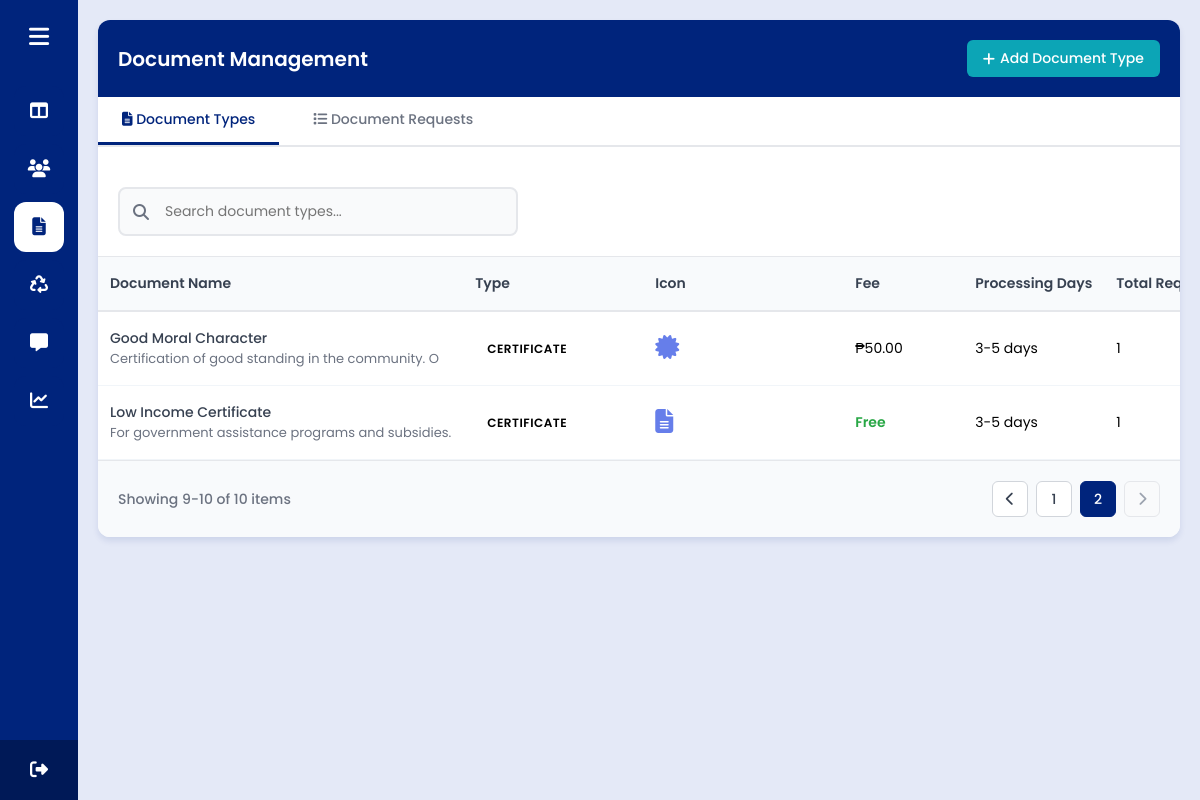
Screenshot of /admin/request_certificates.php?tab=types&page=2 (signed in) with the database file from the repository.
### tables this page shows
CREATE TABLE `document_types` (
  `id` int(11) NOT NULL,
  `name` varchar(100) NOT NULL,
  `type` enum('certificate','permit') NOT NULL,
  `description` text DEFAULT NULL,
  `icon` varchar(50) DEFAULT NULL,
  `processing_days` varchar(20) DEFAULT NULL,
  `fee` decimal(10,2) DEFAULT 0.00,
  `requirements` text DEFAULT NULL,
  `is_active` tinyint(1) DEFAULT 1,
  `created_at` timestamp NOT NULL DEFAULT current_timestamp()
);

### admin/request_certificates.php (the view, shortened to what the rows shown need)
<?php
require_once("../conn/conn.php");
$activeTab = isset($_GET['tab']) ? $_GET['tab'] : 'types';
$requestsPerPage = 8;
$currentPage = isset($_GET['page']) ? (int) $_GET['page'] : 1;
$currentPage = max(1, $currentPage);
$offset = ($currentPage - 1) * $requestsPerPage;
$requests = [];
$documentTypes = [];
if ($activeTab === 'requests') {
    try {
        $countStmt = $conn->prepare("SELECT COUNT(*) as total FROM document_requests dr");
        $countStmt->execute();
        $totalRequests = $countStmt->get_result()->fetch_assoc()['total'];
        $stmt = $conn->prepare("
            SELECT
                dr.*,
                dt.name as document_name,
                dt.icon,
                dt.type as document_type,
                dt.fee,
                dt.processing_days,
                u.first_name,
                u.middle_name,
                u.last_name,
                u.email,
                u.contact_number,
                u.image as user_image
            FROM document_requests dr
            INNER JOIN document_types dt ON dr.document_type_id = dt.id
            INNER JOIN user u ON dr.user_id = u.id
            ORDER BY dr.submitted_date DESC
            LIMIT ? OFFSET ?
        ");
        $stmt->bind_param("ii", $requestsPerPage, $offset);
        $stmt->execute();
        $result = $stmt->get_result();
        while ($row = $result->fetch_assoc()) {
            $requests[] = $row;
        }
    } catch (Exception $e) {
        die("Error fetching requests: " . $e->getMessage());
    }
    $stats = [
        'total' => 0,
        'pending' => 0,
        'processing' => 0,
        'approved' => 0,
        'ready' => 0,
        'completed' => 0,
        'rejected' => 0,
        'cancelled' => 0
    ];
    try {
        $statsStmt = $conn->query("
            SELECT
                COUNT(*) as total,
                SUM(CASE WHEN status = 'pending' THEN 1 ELSE 0 END) as pending,
                SUM(CASE WHEN status = 'processing' THEN 1 ELSE 0 END) as processing,
                SUM(CASE WHEN status = 'approved' THEN 1 ELSE 0 END) as approved,
                SUM(CASE WHEN status = 'ready' THEN 1 ELSE 0 END) as ready,
                SUM(CASE WHEN status = 'completed' THEN 1 ELSE 0 END) as completed,
                SUM(CASE WHEN status = 'rejected' THEN 1 ELSE 0 END) as rejected,
                SUM(CASE WHEN status = 'cancelled' THEN 1 ELSE 0 END) as cancelled
            FROM document_requests
        ");
        $stats = $statsStmt->fetch_assoc();
    } catch (Exception $e) {
    }
} else {
    try {
        $stmt = $conn->prepare("
            SELECT
                dt.*,
                COUNT(dr.id) as request_count
            FROM document_types dt
            LEFT JOIN document_requests dr ON dt.id = dr.document_type_id
            GROUP BY dt.id
            ORDER BY dt.name ASC
            LIMIT ? OFFSET ?
        ");
        $stmt->bind_param("ii", $requestsPerPage, $offset);
        $stmt->execute();
        $result = $stmt->get_result();
        while ($row = $result->fetch_assoc()) {
            $documentTypes[] = $row;
        }
    } catch (Exception $e) {
        die("Error fetching document types: " . $e->getMessage());
    }
}
?>
<!DOCTYPE html>
<html lang="en" dir="ltr">
<head>
    <?php include '../components/header_links.php'; ?>
    <?php include '../components/admin_side_header.php'; ?>
</head>
<body>
    <section class="home-section">
        <div class="table-container">
            <div class="table-header">
                <h2 class="table-title">Document Management</h2>
            </div>
            <?php if ($activeTab === 'requests'): ?>
                <div class="table-responsive">
                    <table class="residents-table" id="requestsTable">
                        <thead>
                            <tr>
                                <th>Request ID</th>
                                <th>Requester</th>
                                <th>Document</th>
                                <th>Type</th>
                                <th>Purpose</th>
                                <th>Fee</th>
                                <th>Status</th>
                                <th>Date Submitted</th>
                                <th>Actions</th>
                            </tr>
                        </thead>
                        <tbody>
                            <?php if (count($requests) > 0): ?>
                                <?php foreach ($requests as $request): ?>
                                    <tr>
                                        <td>
                                            <div class="resident-name"><?= htmlspecialchars($request['request_id']); ?></div>
                                        </td>
                                        <td>
                                            <div class="resident-name">
                                                <?= htmlspecialchars($request['first_name'] . ' ' . $request['last_name']); ?>
                                            </div>
                                            <div class="resident-email"><?= htmlspecialchars($request['email'] ?? 'N/A'); ?></div>
                                        </td>
                                        <td>
                                            <div style="display: flex; align-items: center; gap: 8px;">
                                                <i class="fas <?= htmlspecialchars($request['icon']); ?>"
                                                    style="color: #667eea;"></i>
                                                <span><?= htmlspecialchars($request['document_name']); ?></span>
                                            </div>
                                        </td>
                                        <td>
                                            <span
                                                class="status-badge <?= $request['document_type'] === 'certificate' ? 'certificate' : 'permit'; ?>">
                                                <?= ucfirst($request['document_type']); ?>
                                            </span>
                                        </td>
                                        <td><?= htmlspecialchars(substr($request['purpose'], 0, 50)) . (strlen($request['purpose']) > 50 ? '...' : ''); ?>
                                        </td>
                                        <td>
                                            <?= $request['fee'] == 0 ? '<span style="color: #28a745; font-weight: 600;">Free</span>' : '₱' . number_format($request['fee'], 2); ?>
                                        </td>
                                        <td>
                                            <span class="status-badge <?= htmlspecialchars($request['status']); ?>">
                                                <?= ucfirst(str_replace('_', ' ', $request['status'])); ?>
                                            </span>
                                        </td>
                                        <td><?= date("M d, Y", strtotime($request['submitted_date'])); ?></td>
                                        <td>
                                            <div class="action-buttons">
                                                <button class="btn btn-sm btn-view"
                                                    onclick="viewRequestDetails(<?= $request['id']; ?>)" title="View Details">
                                                    <i class="fas fa-eye"></i>
                                                </button>
                                                <button class="btn btn-sm btn-edit"
                                                    onclick="updateRequestStatus(<?= $request['id']; ?>)" title="Update Status">
                                                    <i class="fas fa-edit"></i>
                                                </button>
                                                <button class="btn btn-sm btn-delete"
                                                    onclick="deleteRequest(<?= $request['id']; ?>)" title="Delete">
                                                    <i class="fas fa-trash"></i>
                                                </button>
                                            </div>
                                        </td>
                                    </tr>
                                <?php endforeach; ?>
                            <?php else: ?>
                                <tr>
                                    <td colspan="9" class="no-data">
                                        <i class="fas fa-inbox"></i>
                                        <p>No requests found</p>
                                    </td>
                                </tr>
                            <?php endif; ?>
                        </tbody>
                    </table>
                </div>
                <div class="mobile-cards">
                    <?php if (count($requests) > 0): ?>
                        <?php foreach ($requests as $request): ?>
                            <div class="resident-card">
                                <div class="card-header">
                                    <div>
                                        <div class="resident-name">
                                            <?= htmlspecialchars($request['first_name'] . ' ' . $request['last_name']); ?>
                                        </div>
                                        <div class="resident-email"><?= htmlspecialchars($request['request_id']); ?></div>
                                    </div>
                                </div>
                                <div class="card-body">
                                    <div class="card-field">Document:</div>
                                    <div class="card-value">
                                        <i class="fas <?= htmlspecialchars($request['icon']); ?>"></i>
                                        <?= htmlspecialchars($request['document_name']); ?>
                                    </div>
                                    <div class="card-field">Type:</div>
                                    <div class="card-value">
                                        <span
                                            class="card-status <?= $request['document_type'] === 'certificate' ? 'certificate' : 'permit'; ?>">
                                            <?= ucfirst($request['document_type']); ?>
                                        </span>
                                    </div>
                                    <div class="card-field">Purpose:</div>
                                    <div class="card-value">
                                        <?= htmlspecialchars(substr($request['purpose'], 0, 50)) . (strlen($request['purpose']) > 50 ? '...' : ''); ?>
                                    </div>
                                    <div class="card-field">Fee:</div>
                                    <div class="card-value">
                                        <?= $request['fee'] == 0 ? '<span style="color: #28a745;">Free</span>' : '₱' . number_format($request['fee'], 2); ?>
                                    </div>
                                    <div class="card-field">Status:</div>
                                    <div class="card-value">
                                        <span class="card-status <?= htmlspecialchars($request['status']); ?>">
                                            <?= ucfirst(str_replace('_', ' ', $request['status'])); ?>
                                        </span>
                                    </div>
                                    <div class="card-field">Submitted:</div>
                                    <div class="card-value"><?= date("M d, Y", strtotime($request['submitted_date'])); ?></div>
                                </div>
                                <div class="card-actions">
                                    <button class="btn btn-sm btn-view" onclick="viewRequestDetails(<?= $request['id']; ?>)">
                                        <i class="fas fa-eye"></i>
                                    </button>
                                    <button class="btn btn-sm btn-edit" onclick="updateRequestStatus(<?= $request['id']; ?>)">
                                        <i class="fas fa-edit"></i>
                                    </button>
                                    <button class="btn btn-sm btn-delete" onclick="deleteRequest(<?= $request['id']; ?>)">
                                        <i class="fas fa-trash"></i>
                                    </button>
                                </div>
                            </div>
                        <?php endforeach; ?>
                    <?php endif; ?>
                </div>
            <?php else: ?>
                <div class="table-responsive">
                    <table class="residents-table" id="typesTable">
                        <thead>
                            <tr>
                                <th>Document Name</th>
                                <th>Type</th>
                                <th>Icon</th>
                                <th>Fee</th>
                                <th>Processing Days</th>
                                <th>Total Requests</th>
                            </tr>
                        </thead>
                        <tbody>
                            <?php if (count($documentTypes) > 0): ?>
                                <?php foreach ($documentTypes as $type): ?>
                                    <tr>
                                        <td>
                                            <div class="resident-name"><?= htmlspecialchars($type['name']); ?></div>
                                            <div class="resident-email">
                                                <?= htmlspecialchars(substr($type['description'] ?? '', 0, 50)); ?>
                                            </div>
                                        </td>
                                        <td>
                                            <span
                                                class="status-badge <?= $type['type'] === 'certificate' ? 'certificate' : 'permit'; ?>">
                                                <?= ucfirst($type['type']); ?>
                                            </span>
                                        </td>
                                        <td>
                                            <i class="fas <?= htmlspecialchars($type['icon']); ?>"
                                                style="font-size: 1.5rem; color: #667eea;"></i>
                                        </td>
                                        <td>
                                            <?= $type['fee'] == 0 ? '<span style="color: #28a745; font-weight: 600;">Free</span>' : '₱' . number_format($type['fee'], 2); ?>
                                        </td>
                                        <td><?= htmlspecialchars($type['processing_days']); ?></td>
                                        <td><?= $type['request_count']; ?></td>
                                    </tr>
                                <?php endforeach; ?>
                            <?php endif; ?>
                        </tbody>
                    </table>
                </div>
            <?php endif; ?>
        </div>
    </section>
</body>
</html>

### rows the page displays
document_types: name "Good Moral Character", description "Certification of good standing in the community. O", type "CERTIFICATE", fee "50.00", processing_days "3-5 days", request_count "1"
document_types: name "Low Income Certificate", description "For government assistance programs and subsidies.", type "CERTIFICATE", fee "Free", processing_days "3-5 days", request_count "1"

### other values shown
$startRecord "9"
$endRecord "10"
$totalItems "10"
